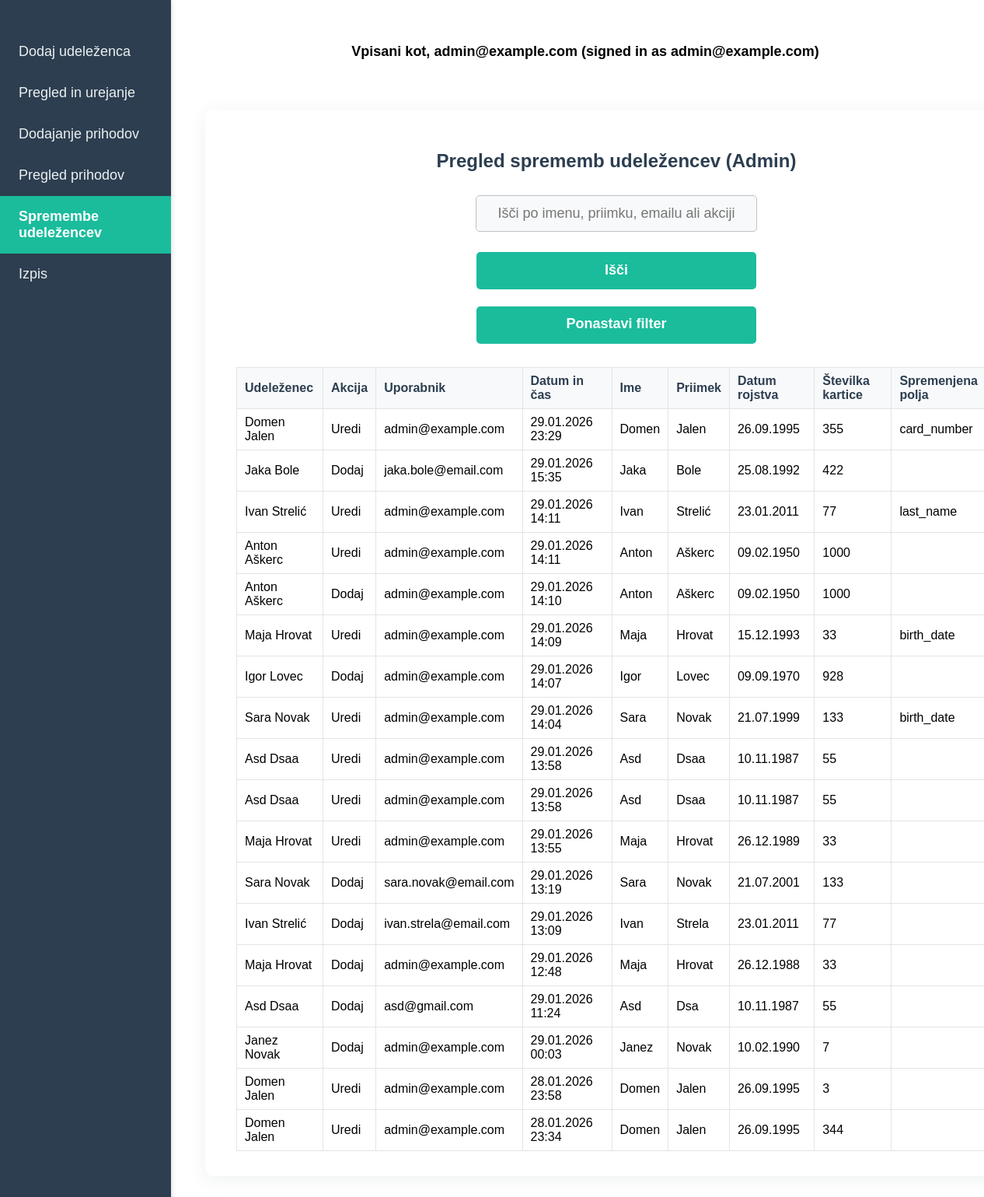
/attendee-changes/ (signed in), run on the app's committed database.
### accounts/models.py (models this page shows)
class CustomUser(AbstractBaseUser, PermissionsMixin):
    email = models.EmailField(unique=True)  # E-pošta kot uporabniško ime
    first_name = models.CharField(max_length=30, blank=True)  # Ime
    last_name = models.CharField(max_length=30, blank=True)   # Priimek
    is_active = models.BooleanField(default=True)             # Aktivnost
    is_staff = models.BooleanField(default=False)             # Pravice osebja
    objects = CustomUserManager()  # Upravljalec
    USERNAME_FIELD = 'email'       # Polje za prijavo
    REQUIRED_FIELDS = []
    def __str__(self):
        return self.email

### attendees/models.py (models this page shows, shortened)
class Attendee(models.Model):
    first_name = models.CharField(max_length=100)  # Ime
    last_name = models.CharField(max_length=100)   # Priimek
    birth_date = models.DateField()                # Datum rojstva
    card_number = models.CharField(max_length=50, unique=True)  # Številka kartice
    created_at = models.DateTimeField(auto_now_add=True)        # Datum vnosa
    def __str__(self):
        return f"{self.first_name} {self.last_name}"

class AttendeeChange(models.Model):
    ACTION_CHOICES = [
        ('add', 'Dodaj'),
        ('edit', 'Uredi'),
        ('delete', 'Delete'),
    ]
    attendee = models.ForeignKey('Attendee', on_delete=models.CASCADE, null=True, blank=True)  # Povezava na udeleženca
    action = models.CharField(max_length=10, choices=ACTION_CHOICES)                           # Vrsta akcije
    timestamp = models.DateTimeField(auto_now_add=True)                                        # Čas spremembe
    user = models.ForeignKey(get_user_model(), on_delete=models.SET_NULL, null=True, blank=True) # Uporabnik, ki je izvedel spremembo
    data_snapshot = models.JSONField()                                                         # Posnetek podatkov
    changed_fields = models.JSONField(null=True, blank=True, help_text="List of changed fields for edit actions.") # Seznam spremenjenih polj

### konferenca/views.py (the view, shortened to what this page needs)
# urls.py: path('attendee-changes/', attendee_change_list, name='attendee_change_list'),
@staff_member_required
def attendee_change_list(request):
    q = request.GET.get('q', '')
    changes = AttendeeChange.objects.all()
    changes = changes.order_by('-timestamp')
    formatted_changes = []
    for change in changes:
        ts = change.timestamp
        formatted_timestamp = ts.strftime('%d.%m.%Y %H:%M') if ts else ''
        birth_date = change.data_snapshot.get('birth_date')
        formatted_birth_date = ''
        if birth_date:
            try:
                from datetime import datetime
                formatted_birth_date = datetime.strptime(birth_date, '%Y-%m-%d').strftime('%d.%m.%Y')
            except Exception:
                formatted_birth_date = birth_date
        data_snapshot = dict(change.data_snapshot)
        data_snapshot['birth_date'] = formatted_birth_date
        formatted_changes.append({
            'attendee': change.attendee,
            'get_action_display': change.get_action_display(),
            'user': change.user,
            'timestamp': formatted_timestamp,
            'data_snapshot': data_snapshot,
            'changed_fields': change.changed_fields if hasattr(change, 'changed_fields') else None,
        })
    return render(request, 'attendee_change_list.html', {'changes': formatted_changes})

### konferenca/templates/attendee_change_list.html
{% extends "base.html" %}
{% block content %}
<div class="form-container wide-form-container">
  <h2>Pregled sprememb udeležencev (Admin)</h2>
  <form method="get" class="filter-buttons" style="margin-bottom: 18px; flex-direction: column; align-items: center;">
    <input type="text" name="q" placeholder="Išči po imenu, priimku, emailu ali akciji" value="{{ request.GET.q }}" class="filter-search">
    <div class="filter-btn-row">
      <button type="submit">Išči</button>
      <a href="?" class="filter-btn">Ponastavi filter</a>
    </div>
  </form>
  <table style="width:100%; border-collapse:collapse;">
    <tr>
      <th>Udeleženec</th>
      <th>Akcija</th>
      <th>Uporabnik</th>
      <th>Datum in čas</th>
      <th>Ime</th>
      <th>Priimek</th>
      <th>Datum rojstva</th>
      <th>Številka kartice</th>
      <th>Spremenjena polja</th>
    </tr>
    {% for change in changes %}
    <tr>
      <td>{{ change.attendee }}</td>
      <td>{{ change.get_action_display }}</td>
      <td>{{ change.user }}</td>
      <td>{{ change.timestamp }}</td>
      <td>{{ change.data_snapshot.first_name|default_if_none:'' }}</td>
      <td>{{ change.data_snapshot.last_name|default_if_none:'' }}</td>
      <td>{{ change.data_snapshot.birth_date|default_if_none:'' }}</td>
      <td>{{ change.data_snapshot.card_number|default_if_none:'' }}</td>
      <td>
        {% if change.changed_fields %}
          {{ change.changed_fields|join:', ' }}
        {% endif %}
      </td>
    </tr>
    {% empty %}
    <tr>
      <td colspan="8">Ni sprememb.</td>
    </tr>
    {% endfor %}
  </table>
</div>
{% endblock %}

### konferenca/templates/base.html (shortened to what this page needs)
{% load static %}
<!doctype html>
<html lang="en">
<head>
 <link rel="stylesheet" href="{% static 'styles.css' %}">
</head>
<body>
<div class="sidebar">
  <a href="{% url 'attendee_add' %}" class="{% if request.resolver_match.url_name == 'attendee_add' %}active{% endif %}">Dodaj udeleženca</a>
  <a href="{% url 'attendee_list' %}" class="{% if request.resolver_match.url_name == 'attendee_list' %}active{% endif %}">Pregled in urejanje</a>
  <a href="{% url 'arrival_add' %}" class="{% if request.resolver_match.url_name == 'arrival_add' %}active{% endif %}">Dodajanje prihodov</a>
  <a href="{% url 'arrival_list' %}" class="{% if request.resolver_match.url_name == 'arrival_list' %}active{% endif %}">Pregled prihodov</a>
{% if request.user.is_staff %}
  <a href="{% url 'attendee_change_list' %}" class="{% if request.resolver_match.url_name == 'attendee_change_list' %}active{% endif %}">Spremembe udeležencev</a>
{% endif %}
    <a href="{% url 'logout' %}">Izpis</a>
</div>
<div class="main-content">
  <div class="user-info" style="margin-top: 16px; margin-bottom: 24px; font-size: 18px; font-weight: bold; text-align: center;">
    Vpisani kot, {{ request.user.first_name|default:request.user.email }} (signed in as {{ request.user.first_name|default:request.user.email }})
  </div>
  {% block content %}{% endblock %}
</div>
</body>
</html>

### konferenca/static/styles.css (style rules this page uses)
.sidebar { position: fixed; left: 0; top: 0; width: 220px; height: 100%; background-color: #2c3e50; padding-top: 40px; box-shadow: 2px 0 5px rgba(0,0,0,0.1); display: flex; flex-direction: column; justify-content: flex-start; }
body { margin: 0; font-family: Arial, sans-serif; }
.sidebar { position: fixed; left: 0; top: 0; width: 220px; height: 100%; background-color: #2c3e50; padding-top: 40px; box-shadow: 2px 0 5px rgba(0,0,0,0.1); }
.sidebar a { display: block; color: #ecf0f1; padding: 16px 24px; text-decoration: none; font-size: 18px; transition: background 0.2s; }
.sidebar a.active { background-color: #1abc9c; color: #fff; font-weight: bold; }
.main-content { margin-left: 240px; padding: 40px 24px; min-height: 100vh; display: flex; flex-direction: column; align-items: center; box-sizing: border-box; }
.form-container { background: #fff; border-radius: 10px; box-shadow: 0 4px 24px rgba(44, 62, 80, 0.08); padding: 32px 40px; margin: 40px auto; max-width: 400px; width: 100%; display: flex; flex-direction: column; align-items: center; }
.form-container h2 { margin-bottom: 24px; color: #2c3e50; }
.form-container input[type="text"], .form-container input[type="date"] { margin-top: 6px; padding: 10px 12px; border: 1px solid #bdc3c7; border-radius: 5px; font-size: 16px; background: #f8f9fa; transition: border 0.2s; }
.form-container button[type="submit"] { margin-top: 10px; padding: 12px 0; width: 100%; background: #1abc9c; color: #fff; border: none; border-radius: 5px; font-size: 18px; font-weight: bold; cursor: pointer; transition: background 0.2s; }
.form-container table { width: 100%; border-collapse: collapse; margin-top: 12px; }
.form-container th, .form-container td { border: 1px solid #e1e4e8; padding: 8px 10px; text-align: left; }
.form-container th { background: #f8f9fa; color: #2c3e50; }
.filter-btn, .form-container button[type="submit"] { margin-top: 10px; padding: 12px 0; width: 100%; background: #1abc9c; color: #fff; border: none; border-radius: 5px; font-size: 18px; font-weight: bold; cursor: pointer; text-align: center; text-decoration: none; display: inline-block; transition: background 0.2s; }
.wide-form-container { max-width: 1100px !important; width: 100% !important; }
.filter-buttons { display: flex; flex-direction: column; align-items: center; gap: 8px; }
.filter-buttons input[type="text"] { flex: 1 1 0; min-width: 0; padding: 12px 0; background: #f8f9fa; border: 1px solid #bdc3c7; border-radius: 5px; font-size: 18px; text-align: center; height: 48px; }
.filter-buttons button, .filter-buttons .filter-btn { width: 180px; padding: 12px 0; font-size: 18px; height: 48px; }
.filter-search { width: 360px; padding: 12px 0; background: #f8f9fa; border: 1px solid #bdc3c7; border-radius: 5px; font-size: 18px; text-align: center; height: 48px; margin-bottom: 8px; }
.filter-btn-row { display: flex; flex-direction: column; gap: 12px; width: 360px; align-items: center; justify-content: center; }
.filter-btn-row button, .filter-btn-row .filter-btn { width: 360px; padding: 12px 0; font-size: 18px; height: 48px; box-sizing: border-box; }

### data on the page
CustomUser: user.first_name "admin@example.com"
Attendee: attendee "Domen Jalen", action "Uredi", user "admin@example.com", timestamp "29.01.2026 23:29", data_snapshot.first_name "Domen", data_snapshot.last_name "Jalen", data_snapshot.birth_date "26.09.1995", data_snapshot.card_number "355", changed_fields "card_number", timestamp "28.01.2026 23:58", data_snapshot.card_number "3", timestamp "28.01.2026 23:34", data_snapshot.card_number "344"
Attendee: attendee "Jaka Bole", action "Dodaj", user "jaka.bole@email.com", timestamp "29.01.2026 15:35", data_snapshot.first_name "Jaka", data_snapshot.last_name "Bole", data_snapshot.birth_date "25.08.1992", data_snapshot.card_number "422"
Attendee: attendee "Ivan Strelić", action "Uredi", user "admin@example.com", timestamp "29.01.2026 14:11", data_snapshot.first_name "Ivan", data_snapshot.last_name "Strelić", data_snapshot.birth_date "23.01.2011", data_snapshot.card_number "77", changed_fields "last_name", action "Dodaj", user "ivan.strela@email.com", timestamp "29.01.2026 13:09", data_snapshot.last_name "Strela"
Attendee: attendee "Anton Aškerc", action "Uredi", user "admin@example.com", timestamp "29.01.2026 14:11", data_snapshot.first_name "Anton", data_snapshot.last_name "Aškerc", data_snapshot.birth_date "09.02.1950", data_snapshot.card_number "1000", action "Dodaj", timestamp "29.01.2026 14:10"
Attendee: attendee "Maja Hrovat", action "Uredi", user "admin@example.com", timestamp "29.01.2026 14:09", data_snapshot.first_name "Maja", data_snapshot.last_name "Hrovat", data_snapshot.birth_date "15.12.1993", data_snapshot.card_number "33", changed_fields "birth_date", timestamp "29.01.2026 13:55", data_snapshot.birth_date "26.12.1989", action "Dodaj", timestamp "29.01.2026 12:48", data_snapshot.birth_date "26.12.1988"
Attendee: attendee "Igor Lovec", action "Dodaj", user "admin@example.com", timestamp "29.01.2026 14:07", data_snapshot.first_name "Igor", data_snapshot.last_name "Lovec", data_snapshot.birth_date "09.09.1970", data_snapshot.card_number "928"
Attendee: attendee "Sara Novak", action "Uredi", user "admin@example.com", timestamp "29.01.2026 14:04", data_snapshot.first_name "Sara", data_snapshot.last_name "Novak", data_snapshot.birth_date "21.07.1999", data_snapshot.card_number "133", changed_fields "birth_date", action "Dodaj", user "sara.novak@email.com", timestamp "29.01.2026 13:19", data_snapshot.birth_date "21.07.2001"
Attendee: attendee "Asd Dsaa", action "Uredi", user "admin@example.com", timestamp "29.01.2026 13:58", data_snapshot.first_name "Asd", data_snapshot.last_name "Dsaa", data_snapshot.birth_date "10.11.1987", data_snapshot.card_number "55", action "Dodaj", user "asd@gmail.com", timestamp "29.01.2026 11:24", data_snapshot.last_name "Dsa"
Attendee: attendee "Janez Novak", action "Dodaj", user "admin@example.com", timestamp "29.01.2026 00:03", data_snapshot.first_name "Janez", data_snapshot.last_name "Novak", data_snapshot.birth_date "10.02.1990", data_snapshot.card_number "7"
